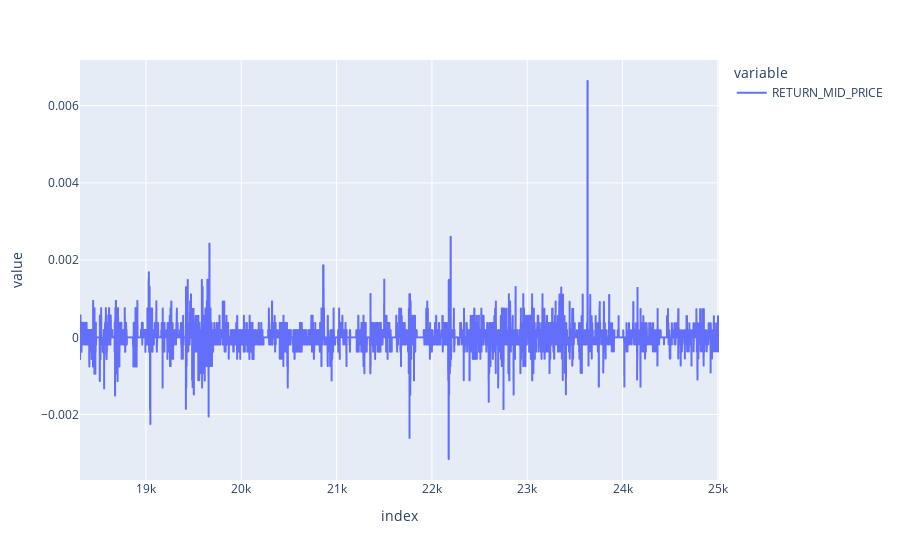

The notebook cell this image was saved under:
### Code cell
px.line(selected_data, y=["RETURN_MID_PRICE"])

### Figure 1 — Plotly figure (JSON) as saved in the notebook; plotly's stock layout.template omitted (floating-point values rounded to 4 significant figures; data arrays with more than 128 entries replaced by an {"elided": "..."} marker saying what was removed)
{"data": [{"hovertemplate": "variable=RETURN_MID_PRICE<br>index=%{x}<br>value=%{y}<extra></extra>", "legendgroup": "RETURN_MID_PRICE", "line": {"color": "#636efa", "dash": "solid"}, "marker": {"symbol": "circle"}, "mode": "lines", "name": "RETURN_MID_PRICE", "showlegend": true, "type": "scattergl", "x": {"elided": "6705 int values"}, "xaxis": "x", "y": {"elided": "6705 float values"}, "yaxis": "y"}], "layout": {"legend": {"title": {"text": "variable"}, "tracegroupgap": 0}, "margin": {"t": 60}, "xaxis": {"anchor": "y", "domain": [0, 1], "title": {"text": "index"}}, "yaxis": {"anchor": "x", "domain": [0, 1], "title": {"text": "value"}}}}
